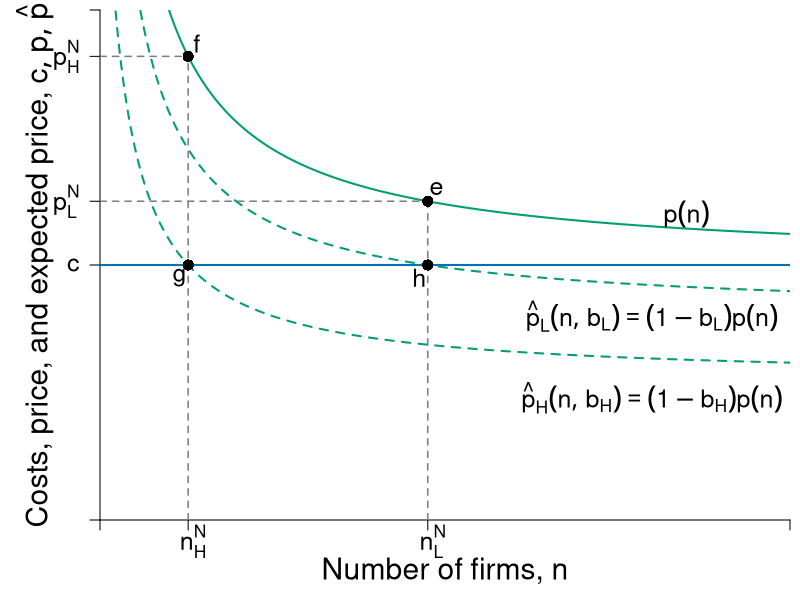

This chart was generated by the following R code:
require(shape)
pdf(file = "competitionmarkets/LRn_Dec_BTE.pdf", width = 9, height = 7)

#Set parameters for graphics
axislabelsize <- 1.8
labelsize <- 1.5
namesize <- 1.8
annotatesize <- 1.5
graphlinewidth <- 2
segmentlinewidth <- 1.5

COL <- c("#7fc97f", "#beaed4", "#fdc086", "#ffff99", "#386cb0", "#f0027f", "#bf5b17", "#666666")
COLA <- c("#e0f3db", "#99d8c9","#66c2a4","#41ae76", "#238b45", "#005824")
COLB <- c("#c6dbef", "#4eb3d3", "#2b8cbe", "#0868ac","#084081")
COLC <- c("#fcfbfd", "#efedf5", "#dadaeb", "#bcbddc", "#9e9ac8", "#807dba", "#6a51a3", "#54278f", "#3f007d")
grays <- gray.colors(25, start = 1, end = 0)
CBCols <- c("#009E73","#0072B2","#E69F00","#CC79A7", "#F0E442")

par(mar =  c(4, 5, 0.5, 0.5))

Profit <- function(n, pbar = 60, c = 10, beta = 0.5) {
  (pbar - c)^2 / (((n + 1)^2)*beta)
}

totaln <- function(pi, pbar = 60, c = 10, beta = 0.5){
  (pbar - c)/(sqrt(pi*beta)) - 1
}

cournotPrice <- function(n, pbar = 60, c = 10) {
  c + (1/(n+1))*(pbar - c)
}


# Barriers to entry
# Inputs: Probability of BTE (b) and number of firms
# Outputs: Price Level at some n
bte <- function(n, b = 0) {
  cournotPrice(n)*(1-b)
}

nstar <- function(b, pbar = 60, c = 10){
  (pbar*(1 - b) - c) / (b*c)
}

#Levels for the barriers to entry specified here
barriers <- c(0.2, 0.45, 0.71, 0.73)

xlims <- c(0, 40)
ylims <- c(0, 20)

plot(0, 0, xlim = xlims, ylim = ylims, type = "n",
     xlab = expression(paste("")),
     ylab = expression(paste("")), 
     xaxt = "n", 
     yaxt = "n", 
     cex.lab = axislabelsize, 
     bty = "n",
     xaxs="i", 
     yaxs="i")

# ticksy <- seq(from = 0, to = ylims[2], by = 2)
# ylabels <- seq(from = 0, to = ylims[2], by = 2)
# ticksx <- seq(from = 0, to = xlims[2], by = 2)
# xlabels <- seq(from = 0, to = xlims[2], by = 2)
ticksy <- c(0, 10, cournotPrice(n = nstar(b = barriers[1])), cournotPrice(n = nstar(b = barriers[2])), ylims[2])
ylabels <- c(NA, expression(c), expression(paste(p[L]^N)), expression(paste(p[H]^N)), NA)
ticksx <- c(0, nstar(b = barriers[2]), nstar(b = barriers[1]), xlims[2])
xlabels <- c(NA, expression(paste(n[H]^N)), expression(paste(n[L]^N)), NA)

axis(1, at = ticksx, pos = 0, labels = NA, cex.axis = labelsize)
axis(2, at = ticksy, pos = 0, labels = ylabels, las = 1, cex.axis = labelsize)

text(x = c(0,  nstar(b = barriers[2]) + 0.3, nstar(b = barriers[1]) + 0.3, xlims[2]), par("usr")[3], labels = xlabels, srt = 0, pos = 1, xpd = TRUE, cex = labelsize)

npts <- 500 
xx1 <- seq(xlims[1], xlims[2], length.out = npts)

#Lines for barrier graph
lines(xx1, bte(n = xx1, b = barriers[1]), col = CBCols[1], lty = 2, lwd = graphlinewidth)
lines(xx1, bte(n = xx1, b = barriers[2]), col = CBCols[1], lty = 2, lwd = graphlinewidth)

#Price with no barriers
# No Barrier --- Greenbte(n = nstar(b = 0), b = 0)
lines(xx1, cournotPrice(xx1, c = 10), col = CBCols[1], lwd = graphlinewidth) 

# lines(xx1, Profit(xx1, c = 0.25), col = COLA[4], lty = 2, lwd = segmentlinewidth)

#Label axes
#mtext(expression(paste("Number of firms, ", n)), side=1, line = 2.5, cex = axislabelsize)
text(0.5*xlims[2], -2, expression(paste("Number of firms, ", n)), xpd = TRUE, cex = axislabelsize) 
text(-3.8, 0.5*ylims[2], expression(paste("Costs, price, and expected price, ", list(c, p, hat(p)) )), xpd = TRUE, cex = axislabelsize, srt = 90) 

#Arrows(18, 6.8, 18, 4.5, col = "black", lty = 1, code = 2, lwd = 2, arr.type = "triangle", arr.lwd = 0.5)
# text(16, 5.75, expression(paste("Decrease in ", rho)), cex = labelsize)


# Eq labels
text(34, 12, expression(paste(p(n))), cex = labelsize)
text(32, 8, expression(paste(hat(p)[L]*(list(n, b[L])) == (1-b[L])*p(n) )), cex = labelsize)
text(32, 4.8, expression(paste(hat(p)[H]*(list(n, b[H])) == (1-b[H])*p(n) )), cex = labelsize)


# line for the marginal cost
segments(0, 10, xlims[2], 10, 
         lty = 1, col = CBCols[2] , lwd = graphlinewidth
         )

#For the low price with low barriers to entry
segments(nstar(b = barriers[1]), 0, 
         nstar(b = barriers[1]), 
         cournotPrice(n = nstar(b = barriers[1])), 
         lty = 2, col = grays[20], lwd = segmentlinewidth
         )

segments(0, cournotPrice(n = nstar(b = barriers[1])), 
         nstar(b = barriers[1]), 
         cournotPrice(n = nstar(b = barriers[1])), 
         lty = 2, col = grays[20], lwd = segmentlinewidth
)

#For the high price with high barriers to entry
segments(nstar(b = barriers[2]), 0, 
         nstar(b = barriers[2]), 
         cournotPrice(n = nstar(b = barriers[2])), 
         lty = 2, col = grays[20], lwd = segmentlinewidth
         )

segments(0, cournotPrice(n = nstar(b = barriers[2])), 
         nstar(b = barriers[2]), 
         cournotPrice(n = nstar(b = barriers[2])), 
         lty = 2, col = grays[20], lwd = segmentlinewidth
)

#This should probably have a loop, but I haven't worked it out. 
#Two points for the low barriers
points(x = nstar(b = barriers[1]), 
       y = cournotPrice(n = nstar(b = barriers[1])), 
       pch = 16, col = "black", cex = 1.5)

text(x = nstar(b = barriers[1]) + 0.5, 
     y = cournotPrice(n = nstar(b = barriers[1])) + 0.5,
     expression(paste(e)), cex = labelsize) 


points(x = nstar(b = barriers[1]), 
       y = bte(n = nstar(b = barriers[1]), b = barriers[1]), 
       pch = 16, col = "black", cex = 1.5)

text(x = nstar(b = barriers[1]) - 0.5, 
     y = bte(n = nstar(b = barriers[1]), b = barriers[1]) - 0.5, 
     expression(paste(h)), cex = labelsize) 

#Two points for the high barriers
points(x = nstar(b = barriers[2]),
       y = cournotPrice(n = nstar(b = barriers[2])),
       pch = 16, col = "black", cex = 1.5)

text(x = nstar(b = barriers[2]) + 0.5, 
     y = cournotPrice(n = nstar(b = barriers[2])) + 0.5,
     expression(paste(f)), cex = labelsize) 

points(x = nstar(b = barriers[2]),
       y = bte(n = nstar(b = barriers[2]), b = barriers[2]),
       pch = 16, col = "black", cex = 1.5)

text(x = nstar(b = barriers[2]) - 0.5, 
     y = bte(n = nstar(b = barriers[2]), b = barriers[2]) - 0.5, 
     expression(paste(g)), cex = labelsize) 

# points(x = nstar(b = barriers[3]),
#        y = bte(n = nstar(b = barriers[3]), b = barriers[3]),
#        pch = 16, col = "black", cex = 1.5)
# points(x = nstar(b = barriers[4]), 
#        y = bte(n = nstar(b = barriers[4]),b = barriers[4]), 
#        pch = 16, col = "black", cex = 1.5)

dev.off()
